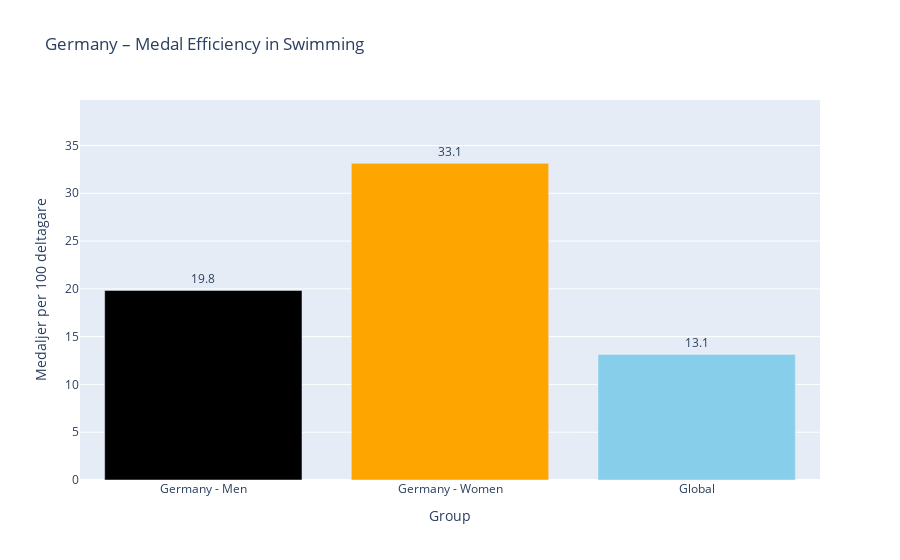

The code cell stored with this chart in its notebook:
### Code cell
Functions.plot_efficiency(olympics, germany_all, country='Germany', sport='Swimming')

### Figure 1 — Plotly figure (JSON) as saved in the notebook; plotly's stock layout.template omitted (floating-point values rounded to 4 significant figures)
{"data": [{"hovertemplate": "Group=%{x}<br>Medaljer per 100 deltagare=%{y}<br>text=%{text}<extra></extra>", "legendgroup": "Germany - Men", "marker": {"color": "black", "pattern": {"shape": ""}}, "name": "Germany - Men", "orientation": "v", "showlegend": true, "text": [19.8], "textposition": "outside", "type": "bar", "x": ["Germany - Men"], "xaxis": "x", "y": [19.84], "yaxis": "y"}, {"hovertemplate": "Group=%{x}<br>Medaljer per 100 deltagare=%{y}<br>text=%{text}<extra></extra>", "legendgroup": "Germany - Women", "marker": {"color": "orange", "pattern": {"shape": ""}}, "name": "Germany - Women", "orientation": "v", "showlegend": true, "text": [33.1], "textposition": "outside", "type": "bar", "x": ["Germany - Women"], "xaxis": "x", "y": [33.13], "yaxis": "y"}, {"hovertemplate": "Group=%{x}<br>Medaljer per 100 deltagare=%{y}<br>text=%{text}<extra></extra>", "legendgroup": "Global", "marker": {"color": "skyblue", "pattern": {"shape": ""}}, "name": "Global", "orientation": "v", "showlegend": true, "text": [13.1], "textposition": "outside", "type": "bar", "x": ["Global"], "xaxis": "x", "y": [13.14], "yaxis": "y"}], "layout": {"barmode": "relative", "legend": {"title": {"text": "Group"}, "tracegroupgap": 0}, "showlegend": false, "title": {"text": "Germany – Medal Efficiency in Swimming"}, "xaxis": {"anchor": "y", "categoryarray": ["Germany - Men", "Germany - Women", "Global"], "categoryorder": "array", "domain": [0, 1], "title": {"text": "Group"}}, "yaxis": {"anchor": "x", "domain": [0, 1], "range": [0, 39.76], "title": {"text": "Medaljer per 100 deltagare"}}}}
